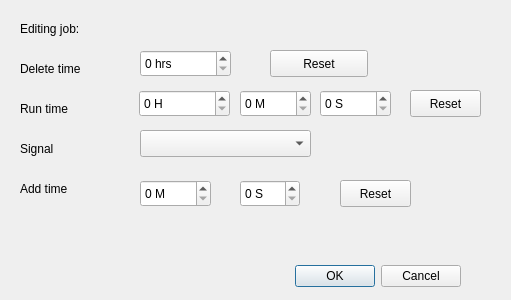
<?xml version="1.0" encoding="UTF-8"?>
<ui version="4.0">
 <class>timelimdlg</class>
 <widget class="QDialog" name="timelimdlg">
  <property name="geometry">
   <rect>
    <x>0</x>
    <y>0</y>
    <width>511</width>
    <height>300</height>
   </rect>
  </property>
  <property name="windowTitle">
   <string>Time limits</string>
  </property>
  <widget class="QDialogButtonBox" name="buttonBox">
   <property name="geometry">
    <rect>
     <x>260</x>
     <y>260</y>
     <width>201</width>
     <height>32</height>
    </rect>
   </property>
   <property name="orientation">
    <enum>Qt::Horizontal</enum>
   </property>
   <property name="standardButtons">
    <set>QDialogButtonBox::Cancel|QDialogButtonBox::Ok</set>
   </property>
  </widget>
  <widget class="QLabel" name="edjob">
   <property name="geometry">
    <rect>
     <x>110</x>
     <y>20</y>
     <width>331</width>
     <height>17</height>
    </rect>
   </property>
   <property name="text">
    <string/>
   </property>
  </widget>
  <widget class="QLabel" name="label">
   <property name="geometry">
    <rect>
     <x>20</x>
     <y>20</y>
     <width>81</width>
     <height>17</height>
    </rect>
   </property>
   <property name="text">
    <string>Editing job:</string>
   </property>
  </widget>
  <widget class="QLabel" name="label_2">
   <property name="geometry">
    <rect>
     <x>20</x>
     <y>60</y>
     <width>91</width>
     <height>17</height>
    </rect>
   </property>
   <property name="text">
    <string>Delete time</string>
   </property>
  </widget>
  <widget class="QSpinBox" name="deltime">
   <property name="geometry">
    <rect>
     <x>140</x>
     <y>50</y>
     <width>91</width>
     <height>27</height>
    </rect>
   </property>
   <property name="toolTip">
    <string>This is the time in hours afer the first submission
after which the job will be automatically deleted.

Set to zero to suppress automatic deletion.</string>
   </property>
   <property name="suffix">
    <string> hrs</string>
   </property>
   <property name="maximum">
    <number>32767</number>
   </property>
  </widget>
  <widget class="QPushButton" name="resetdel">
   <property name="geometry">
    <rect>
     <x>270</x>
     <y>50</y>
     <width>98</width>
     <height>27</height>
    </rect>
   </property>
   <property name="toolTip">
    <string>Reset the delete time quickly to zero</string>
   </property>
   <property name="text">
    <string>Reset</string>
   </property>
  </widget>
  <widget class="QLabel" name="label_3">
   <property name="geometry">
    <rect>
     <x>20</x>
     <y>100</y>
     <width>66</width>
     <height>17</height>
    </rect>
   </property>
   <property name="text">
    <string>Run time</string>
   </property>
  </widget>
  <widget class="QSpinBox" name="runth">
   <property name="geometry">
    <rect>
     <x>139</x>
     <y>90</y>
     <width>91</width>
     <height>27</height>
    </rect>
   </property>
   <property name="toolTip">
    <string>Give maximum run time here in hours.

Zero means no limit.</string>
   </property>
   <property name="suffix">
    <string> H</string>
   </property>
   <property name="maximum">
    <number>999</number>
   </property>
  </widget>
  <widget class="QSpinBox" name="runtm">
   <property name="geometry">
    <rect>
     <x>240</x>
     <y>90</y>
     <width>71</width>
     <height>27</height>
    </rect>
   </property>
   <property name="toolTip">
    <string>Give maximum run time here in minutes.

Zero means no limit.</string>
   </property>
   <property name="suffix">
    <string> M</string>
   </property>
   <property name="maximum">
    <number>59</number>
   </property>
  </widget>
  <widget class="QSpinBox" name="runts">
   <property name="geometry">
    <rect>
     <x>320</x>
     <y>90</y>
     <width>71</width>
     <height>27</height>
    </rect>
   </property>
   <property name="toolTip">
    <string>Give maximum run time here in seconds.

Zero means no limit.</string>
   </property>
   <property name="suffix">
    <string> S</string>
   </property>
   <property name="maximum">
    <number>59</number>
   </property>
  </widget>
  <widget class="QPushButton" name="resetrunt">
   <property name="geometry">
    <rect>
     <x>410</x>
     <y>90</y>
     <width>71</width>
     <height>27</height>
    </rect>
   </property>
   <property name="toolTip">
    <string>Reset run time limit to zero (cancelling it)</string>
   </property>
   <property name="text">
    <string>Reset</string>
   </property>
  </widget>
  <widget class="QLabel" name="label_4">
   <property name="geometry">
    <rect>
     <x>20</x>
     <y>140</y>
     <width>66</width>
     <height>17</height>
    </rect>
   </property>
   <property name="text">
    <string>Signal</string>
   </property>
  </widget>
  <widget class="QComboBox" name="termsig">
   <property name="geometry">
    <rect>
     <x>140</x>
     <y>130</y>
     <width>171</width>
     <height>27</height>
    </rect>
   </property>
   <property name="toolTip">
    <string>This specifies the signal to be used after the run time is exhausted.

Unless this is Kill then the job may continue for the Grace Time until
that is exhausted.</string>
   </property>
  </widget>
  <widget class="QLabel" name="label_5">
   <property name="geometry">
    <rect>
     <x>20</x>
     <y>180</y>
     <width>66</width>
     <height>17</height>
    </rect>
   </property>
   <property name="text">
    <string>Add time</string>
   </property>
  </widget>
  <widget class="QSpinBox" name="gtmin">
   <property name="geometry">
    <rect>
     <x>140</x>
     <y>180</y>
     <width>71</width>
     <height>27</height>
    </rect>
   </property>
   <property name="toolTip">
    <string>Additional time in minutes after first kill</string>
   </property>
   <property name="suffix">
    <string> M</string>
   </property>
   <property name="maximum">
    <number>500</number>
   </property>
  </widget>
  <widget class="QSpinBox" name="gtsec">
   <property name="geometry">
    <rect>
     <x>240</x>
     <y>180</y>
     <width>60</width>
     <height>27</height>
    </rect>
   </property>
   <property name="toolTip">
    <string>Additional time in seconds after first kill</string>
   </property>
   <property name="suffix">
    <string> S</string>
   </property>
   <property name="maximum">
    <number>59</number>
   </property>
  </widget>
  <widget class="QPushButton" name="resetaddt">
   <property name="geometry">
    <rect>
     <x>340</x>
     <y>180</y>
     <width>71</width>
     <height>27</height>
    </rect>
   </property>
   <property name="toolTip">
    <string>Reset additional time limit to zero</string>
   </property>
   <property name="text">
    <string>Reset</string>
   </property>
  </widget>
 </widget>
 <tabstops>
  <tabstop>deltime</tabstop>
  <tabstop>resetdel</tabstop>
  <tabstop>runth</tabstop>
  <tabstop>runtm</tabstop>
  <tabstop>runts</tabstop>
  <tabstop>resetrunt</tabstop>
  <tabstop>termsig</tabstop>
  <tabstop>gtmin</tabstop>
  <tabstop>gtsec</tabstop>
  <tabstop>resetaddt</tabstop>
  <tabstop>buttonBox</tabstop>
 </tabstops>
 <resources/>
 <connections>
  <connection>
   <sender>buttonBox</sender>
   <signal>accepted()</signal>
   <receiver>timelimdlg</receiver>
   <slot>accept()</slot>
   <hints>
    <hint type="sourcelabel">
     <x>248</x>
     <y>254</y>
    </hint>
    <hint type="destinationlabel">
     <x>157</x>
     <y>274</y>
    </hint>
   </hints>
  </connection>
  <connection>
   <sender>buttonBox</sender>
   <signal>rejected()</signal>
   <receiver>timelimdlg</receiver>
   <slot>reject()</slot>
   <hints>
    <hint type="sourcelabel">
     <x>316</x>
     <y>260</y>
    </hint>
    <hint type="destinationlabel">
     <x>286</x>
     <y>274</y>
    </hint>
   </hints>
  </connection>
 </connections>
</ui>
